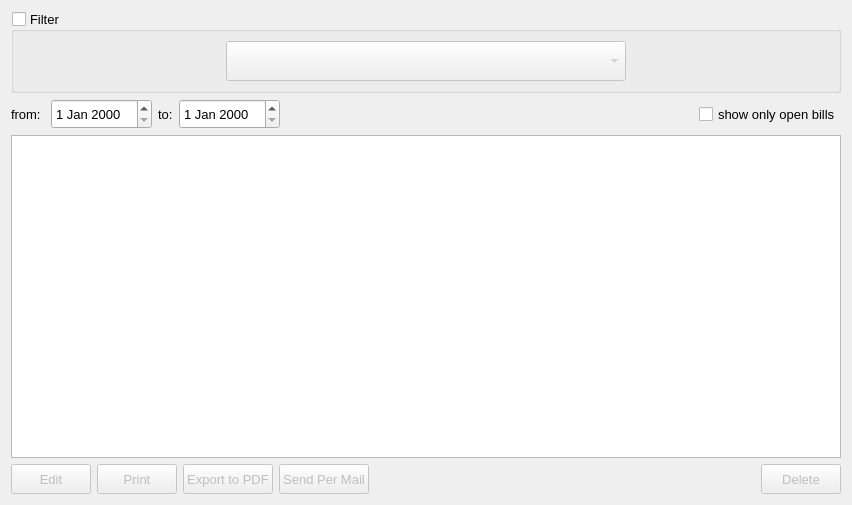
<?xml version="1.0" encoding="UTF-8"?>
<ui version="4.0">
 <class>BillWidget</class>
 <widget class="QWidget" name="BillWidget">
  <property name="geometry">
   <rect>
    <x>0</x>
    <y>0</y>
    <width>852</width>
    <height>505</height>
   </rect>
  </property>
  <property name="windowTitle">
   <string>Form</string>
  </property>
  <layout class="QVBoxLayout" name="verticalLayout_2">
   <item>
    <widget class="QGroupBox" name="gbFilter">
     <property name="font">
      <font>
       <pointsize>10</pointsize>
      </font>
     </property>
     <property name="title">
      <string>Filter</string>
     </property>
     <property name="checkable">
      <bool>true</bool>
     </property>
     <property name="checked">
      <bool>false</bool>
     </property>
     <layout class="QHBoxLayout" name="horizontalLayout_3">
      <item>
       <widget class="QComboBox" name="cbCustomers">
        <property name="minimumSize">
         <size>
          <width>300</width>
          <height>40</height>
         </size>
        </property>
        <property name="maximumSize">
         <size>
          <width>400</width>
          <height>16777215</height>
         </size>
        </property>
       </widget>
      </item>
     </layout>
    </widget>
   </item>
   <item>
    <layout class="QHBoxLayout" name="horizontalLayout">
     <item>
      <widget class="QLabel" name="label">
       <property name="font">
        <font>
         <pointsize>10</pointsize>
        </font>
       </property>
       <property name="text">
        <string>from: </string>
       </property>
      </widget>
     </item>
     <item>
      <widget class="QDateEdit" name="dateFrom">
       <property name="minimumSize">
        <size>
         <width>0</width>
         <height>30</height>
        </size>
       </property>
       <property name="font">
        <font>
         <pointsize>10</pointsize>
        </font>
       </property>
      </widget>
     </item>
     <item>
      <widget class="QLabel" name="label_2">
       <property name="font">
        <font>
         <pointsize>10</pointsize>
        </font>
       </property>
       <property name="text">
        <string>to:</string>
       </property>
      </widget>
     </item>
     <item>
      <widget class="QDateEdit" name="dateTo">
       <property name="minimumSize">
        <size>
         <width>0</width>
         <height>30</height>
        </size>
       </property>
       <property name="font">
        <font>
         <pointsize>10</pointsize>
        </font>
       </property>
      </widget>
     </item>
     <item>
      <spacer name="horizontalSpacer">
       <property name="orientation">
        <enum>Qt::Horizontal</enum>
       </property>
       <property name="sizeHint" stdset="0">
        <size>
         <width>40</width>
         <height>20</height>
        </size>
       </property>
      </spacer>
     </item>
     <item>
      <widget class="QCheckBox" name="cbOnlyOpen">
       <property name="minimumSize">
        <size>
         <width>0</width>
         <height>30</height>
        </size>
       </property>
       <property name="font">
        <font>
         <pointsize>10</pointsize>
        </font>
       </property>
       <property name="text">
        <string>show only open bills</string>
       </property>
      </widget>
     </item>
    </layout>
   </item>
   <item>
    <widget class="QTableView" name="tblData">
     <property name="selectionMode">
      <enum>QAbstractItemView::SingleSelection</enum>
     </property>
     <property name="selectionBehavior">
      <enum>QAbstractItemView::SelectRows</enum>
     </property>
     <attribute name="horizontalHeaderStretchLastSection">
      <bool>true</bool>
     </attribute>
    </widget>
   </item>
   <item>
    <layout class="QHBoxLayout" name="horizontalLayout_2">
     <item>
      <widget class="QPushButton" name="btnEdit">
       <property name="enabled">
        <bool>false</bool>
       </property>
       <property name="minimumSize">
        <size>
         <width>0</width>
         <height>30</height>
        </size>
       </property>
       <property name="font">
        <font>
         <pointsize>10</pointsize>
        </font>
       </property>
       <property name="text">
        <string>Edit</string>
       </property>
       <property name="icon">
        <iconset resource="../../resources.qrc">
         <normaloff>:/icon/edit</normaloff>:/icon/edit</iconset>
       </property>
      </widget>
     </item>
     <item>
      <widget class="QPushButton" name="btnPrint">
       <property name="enabled">
        <bool>false</bool>
       </property>
       <property name="minimumSize">
        <size>
         <width>0</width>
         <height>30</height>
        </size>
       </property>
       <property name="font">
        <font>
         <pointsize>10</pointsize>
        </font>
       </property>
       <property name="text">
        <string>Print</string>
       </property>
       <property name="icon">
        <iconset resource="../../resources.qrc">
         <normaloff>:/icon/print</normaloff>:/icon/print</iconset>
       </property>
      </widget>
     </item>
     <item>
      <widget class="QPushButton" name="btnExport">
       <property name="enabled">
        <bool>false</bool>
       </property>
       <property name="minimumSize">
        <size>
         <width>0</width>
         <height>30</height>
        </size>
       </property>
       <property name="font">
        <font>
         <pointsize>10</pointsize>
        </font>
       </property>
       <property name="text">
        <string>Export to PDF</string>
       </property>
       <property name="icon">
        <iconset resource="../../resources.qrc">
         <normaloff>:/icon/save</normaloff>:/icon/save</iconset>
       </property>
      </widget>
     </item>
     <item>
      <widget class="QPushButton" name="btnSendPerMail">
       <property name="enabled">
        <bool>false</bool>
       </property>
       <property name="minimumSize">
        <size>
         <width>0</width>
         <height>30</height>
        </size>
       </property>
       <property name="font">
        <font>
         <pointsize>10</pointsize>
        </font>
       </property>
       <property name="text">
        <string>Send Per Mail</string>
       </property>
       <property name="icon">
        <iconset resource="../../resources.qrc">
         <normaloff>:/icon/mail</normaloff>:/icon/mail</iconset>
       </property>
      </widget>
     </item>
     <item>
      <spacer name="horizontalSpacer_2">
       <property name="orientation">
        <enum>Qt::Horizontal</enum>
       </property>
       <property name="sizeHint" stdset="0">
        <size>
         <width>40</width>
         <height>20</height>
        </size>
       </property>
      </spacer>
     </item>
     <item>
      <widget class="QPushButton" name="btnDelete">
       <property name="enabled">
        <bool>false</bool>
       </property>
       <property name="minimumSize">
        <size>
         <width>0</width>
         <height>30</height>
        </size>
       </property>
       <property name="font">
        <font>
         <pointsize>10</pointsize>
        </font>
       </property>
       <property name="text">
        <string>Delete</string>
       </property>
       <property name="icon">
        <iconset resource="../../resources.qrc">
         <normaloff>:/icon/delete</normaloff>:/icon/delete</iconset>
       </property>
      </widget>
     </item>
    </layout>
   </item>
  </layout>
 </widget>
 <resources>
  <include location="../../resources.qrc"/>
 </resources>
 <connections/>
</ui>
